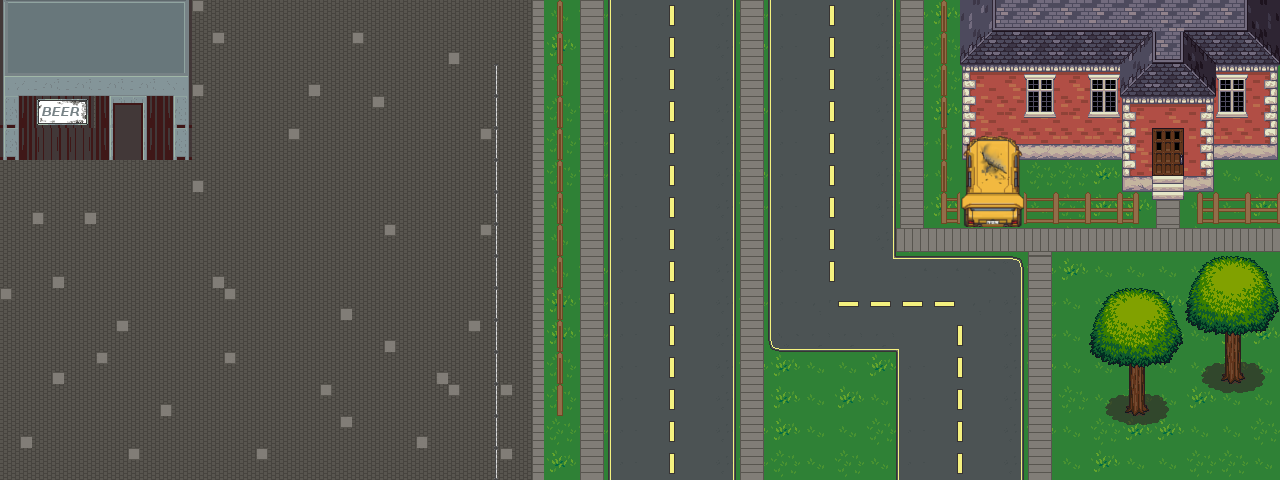

Rendered tile map (Tiled .tmx) drawn with the repository's tilesets; below, a short description and the map source with its tile grids summarised:
An orthogonal 40x15 tile map with 32x32 px tiles, 6 tile layers (grass, road-sidewalk, fence, doors, ...), 10 tilesets and 10 objects (3x trigger, 3x npc, 2x region, 2x path).

<map version="1.0" orientation="orthogonal" width="40" height="15" tilewidth="32" tileheight="32">
 <properties>
  <property name="beers_to_win" value="12" />
  <property name="name" value="level1" />
  <property name="seconds" value="90" />
  <property name="start_beers" value="2" />
  <property name="start_x" value="1136" />
  <property name="start_y" value="192" />
  <property name="store_x" value="0" />
  <property name="store_y" value="0" />
 </properties>
 <tileset firstgid="1" name="grass" tilewidth="32" tileheight="32">
  <image source="../web/img/grass.png" width="96" height="192" />
 </tileset>
 <tileset firstgid="19" name="street" tilewidth="32" tileheight="32">
  <image source="../web/img/street.png" width="800" height="608" />
 </tileset>
 <tileset firstgid="494" name="sidewalk" tilewidth="32" tileheight="32">
  <image source="../web/img/sidewalk.png" width="128" height="224" />
 </tileset>
 <tileset firstgid="522" name="fence" tilewidth="32" tileheight="32">
  <image source="../web/img/fence.png" width="96" height="128" />
 </tileset>
 <tileset firstgid="534" name="trees" tilewidth="32" tileheight="32">
  <image source="../web/img/trees.png" width="192" height="320" />
 </tileset>
 <tileset firstgid="594" name="house" tilewidth="32" tileheight="32">
  <image source="../web/img/house.png" width="288" height="224" />
 </tileset>
 <tileset firstgid="657" name="cars" tilewidth="32" tileheight="32">
  <image source="../web/img/cars.png" width="480" height="352" />
 </tileset>
 <tileset firstgid="822" name="building" tilewidth="32" tileheight="32">
  <image source="../web/img/building.png" width="256" height="256" />
 </tileset>
 <tileset firstgid="886" name="cars_vert" tilewidth="96" tileheight="160">
  <image source="../web/img/cars_moving_vert.png" width="384" height="161" />
 </tileset>
 <tileset firstgid="890" name="cars_horiz" tilewidth="192" tileheight="96">
  <image source="../web/img/cars_moving_horiz.png" width="384" height="192" />
 </tileset>
 <layer name="grass" width="40" height="15">
  <properties>
   <property name="blocking" value="false" />
  </properties>
  <data>[600 cells, 600 non-empty, 3 distinct tile ids]</data>
 </layer>
 <layer name="road-sidewalk" width="40" height="15">
  <properties>
   <property name="blocking" value="false" />
  </properties>
  <data>[600 cells, 446 non-empty, 28 distinct tile ids]</data>
 </layer>
 <layer name="fence" width="40" height="15">
  <properties>
   <property name="blocking" value="true" />
  </properties>
  <data>[600 cells, 54 non-empty, 13 distinct tile ids]</data>
 </layer>
 <layer name="doors" width="40" height="15">
  <properties>
   <property name="blocking" value="false" />
  </properties>
  <data>[600 cells, 2 non-empty, 2 distinct tile ids]</data>
 </layer>
 <layer name="house1" width="40" height="15">
  <properties>
   <property name="blocking" value="true" />
  </properties>
  <data>[600 cells, 66 non-empty, 30 distinct tile ids]</data>
 </layer>
 <layer name="house2" width="40" height="15">
  <properties>
   <property name="blocking" value="true" />
  </properties>
  <data>[600 cells, 48 non-empty, 32 distinct tile ids]</data>
 </layer>
 <objectgroup name="triggers" width="40" height="15">
  <object name="store1" type="trigger" x="96" y="96" width="32" height="32">
   <properties>
    <property name="type" value="beer_store" />
   </properties>
  </object>
  <object name="store2" type="trigger" x="128" y="96" width="32" height="32">
   <properties>
    <property name="type" value="beer_store" />
   </properties>
  </object>
  <object name="party1" type="trigger" x="1152" y="128" width="32" height="32">
   <properties>
    <property name="type" value="party_arrival" />
   </properties>
  </object>
 </objectgroup>
 <objectgroup name="regions" width="40" height="15">
  <object name="region1" type="region" x="0" y="160" width="448" height="320" />
  <object name="region2" type="region" x="736" y="0" width="32" height="480" />
 </objectgroup>
 <objectgroup name="paths" width="40" height="15">
  <object name="path1" type="path" x="672" y="-160" width="32" height="640">
   <properties>
    <property name="spawn_at" value="300" />
    <property name="x1" value="672" />
    <property name="x2" value="672" />
    <property name="y1" value="-160" />
    <property name="y2" value="480" />
   </properties>
  </object>
  <object name="path2" type="path" x="832" y="-160" width="128" height="640">
   <properties>
    <property name="spawn_at" value="400" />
    <property name="x1" value="960" />
    <property name="x2" value="960" />
    <property name="x3" value="832" />
    <property name="x4" value="832" />
    <property name="y1" value="480" />
    <property name="y2" value="256" />
    <property name="y3" value="256" />
    <property name="y4" value="-160" />
   </properties>
  </object>
 </objectgroup>
 <objectgroup name="npcs" width="40" height="15">
  <object name="npc1" type="npc" x="320" y="256" width="64" height="64">
   <properties>
    <property name="direction" value="down" />
    <property name="region" value="region1" />
    <property name="speed" value="2" />
   </properties>
  </object>
  <object name="npc2" type="npc" x="384" y="160" width="64" height="64">
   <properties>
    <property name="direction" value="down" />
    <property name="region" value="region1" />
    <property name="speed" value="2" />
   </properties>
  </object>
  <object name="npc3" type="npc" x="736" y="320" width="64" height="64">
   <properties>
    <property name="direction" value="down" />
    <property name="region" value="region2" />
    <property name="speed" value="1" />
   </properties>
  </object>
 </objectgroup>
</map>
